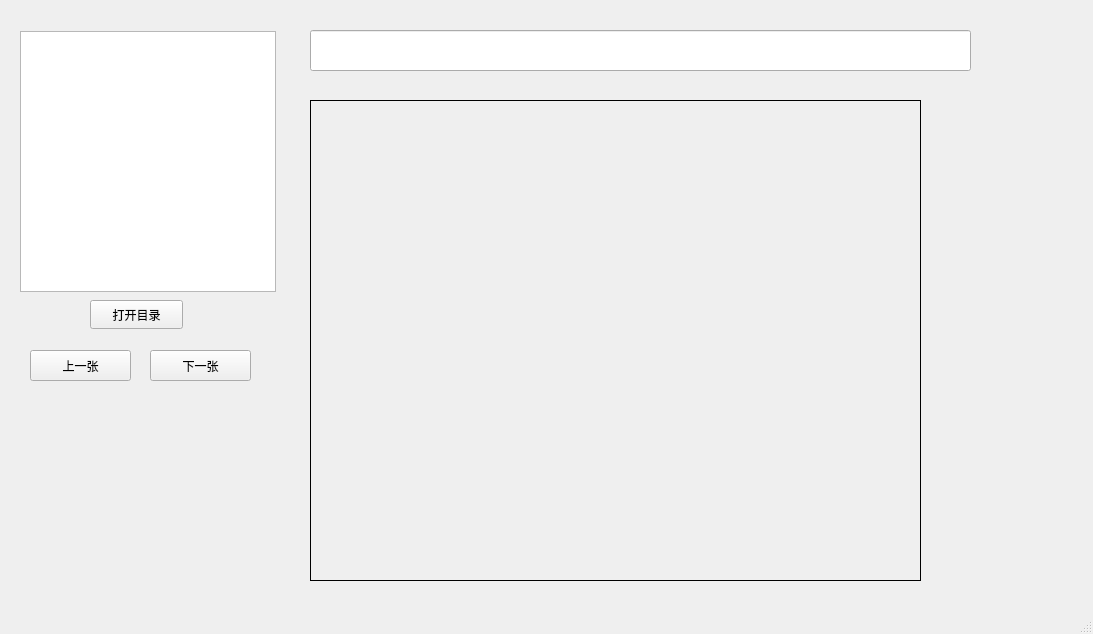
<?xml version="1.0" encoding="UTF-8"?>
<ui version="4.0">
 <class>MainWindow</class>
 <widget class="QMainWindow" name="MainWindow">
  <property name="geometry">
   <rect>
    <x>0</x>
    <y>0</y>
    <width>1093</width>
    <height>634</height>
   </rect>
  </property>
  <property name="windowTitle">
   <string>MainWindow</string>
  </property>
  <widget class="QWidget" name="centralwidget">
   <widget class="QPushButton" name="pushButton_opendir">
    <property name="geometry">
     <rect>
      <x>90</x>
      <y>300</y>
      <width>93</width>
      <height>29</height>
     </rect>
    </property>
    <property name="text">
     <string>打开目录</string>
    </property>
   </widget>
   <widget class="QListWidget" name="listWidget_dir">
    <property name="geometry">
     <rect>
      <x>20</x>
      <y>31</y>
      <width>256</width>
      <height>261</height>
     </rect>
    </property>
   </widget>
   <widget class="QLineEdit" name="lineEdit">
    <property name="geometry">
     <rect>
      <x>310</x>
      <y>30</y>
      <width>661</width>
      <height>41</height>
     </rect>
    </property>
   </widget>
   <widget class="QLabel" name="label_pix">
    <property name="geometry">
     <rect>
      <x>310</x>
      <y>100</y>
      <width>611</width>
      <height>481</height>
     </rect>
    </property>
    <property name="frameShape">
     <enum>QFrame::Box</enum>
    </property>
    <property name="midLineWidth">
     <number>0</number>
    </property>
    <property name="text">
     <string/>
    </property>
    <property name="pixmap">
     <pixmap>../../../Images/Linda.png</pixmap>
    </property>
    <property name="scaledContents">
     <bool>true</bool>
    </property>
    <property name="wordWrap">
     <bool>false</bool>
    </property>
   </widget>
   <widget class="QPushButton" name="pushButton_up">
    <property name="geometry">
     <rect>
      <x>30</x>
      <y>350</y>
      <width>101</width>
      <height>31</height>
     </rect>
    </property>
    <property name="text">
     <string>上一张</string>
    </property>
   </widget>
   <widget class="QPushButton" name="pushButton_down">
    <property name="geometry">
     <rect>
      <x>150</x>
      <y>350</y>
      <width>101</width>
      <height>31</height>
     </rect>
    </property>
    <property name="text">
     <string>下一张</string>
    </property>
   </widget>
  </widget>
  <widget class="QMenuBar" name="menubar">
   <property name="geometry">
    <rect>
     <x>0</x>
     <y>0</y>
     <width>1093</width>
     <height>26</height>
    </rect>
   </property>
  </widget>
  <widget class="QStatusBar" name="statusbar"/>
 </widget>
 <resources/>
 <connections/>
</ui>
